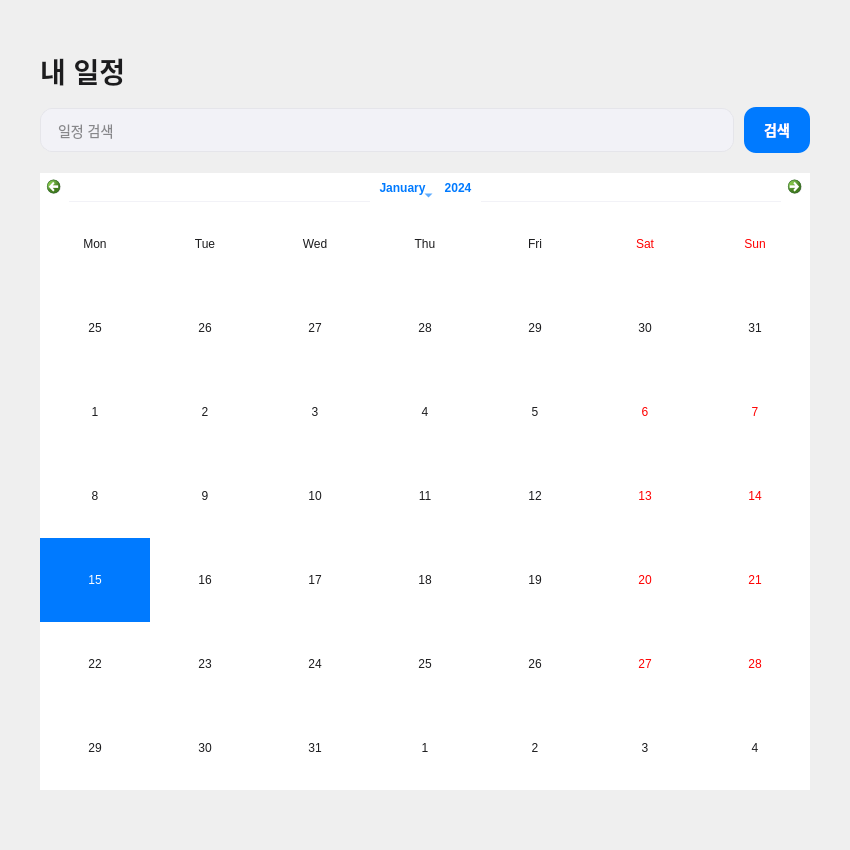
<?xml version="1.0" encoding="UTF-8"?>
<ui version="4.0">
 <class>Calendar</class>
 <widget class="QWidget" name="Calendar">
  <property name="geometry">
   <rect>
    <x>0</x>
    <y>0</y>
    <width>850</width>
    <height>850</height>
   </rect>
  </property>
  <property name="windowTitle">
   <string>Calendar App</string>
  </property>
  <property name="styleSheet">
   <string notr="true">
    QWidget#main {
        background-color: #FFFFFF;
    }

    QLabel#mainTitle {
        font-size: 28px;
        font-weight: bold;
        color: #1C1C1E;
    }

    QLineEdit#searchBar {
        background-color: #F2F2F7;
        border: 1px solid #E5E5EA;
        border-radius: 12px;
        padding: 12px 15px;
        font-size: 14px;
        color: #1C1C1E;
    }
    QLineEdit#searchBar:focus {
        border: 1px solid #007AFF;
        background-color: #FFFFFF;
    }

    /* 검색 버튼 스타일 추가 */
    QPushButton#searchButton {
        background-color: #007AFF;
        color: white;
        border-radius: 12px;
        font-weight: bold;
        padding: 12px 20px;
        font-size: 14px;
    }
    QPushButton#searchButton:hover {
        background-color: #0063CC;
    }
    QPushButton#searchButton:pressed {
        background-color: #0051A8;
    }

    /* 캘린더 스타일 */
    QCalendarWidget {
        background-color: #FFFFFF;
        border: none;
    }
    QCalendarWidget QAbstractItemView {
        background-color: #FFFFFF;
        color: #1C1C1E;
        selection-background-color: #007AFF;
        selection-color: white;
        outline: none;
    }
    QCalendarWidget QWidget#qt_calendar_navigationbar {
        background-color: #FFFFFF;
        border-bottom: 1px solid #F2F2F7;
    }
    QCalendarWidget QToolButton {
        color: #007AFF;
        background-color: transparent;
        border: none;
        font-weight: bold;
        padding: 5px;
    }
    QCalendarWidget QWidget {
        alternate-background-color: #FFFFFF;
        background-color: #FFFFFF;
    }
  </string>
  </property>
  <layout class="QVBoxLayout" name="mainLayout" stretch="0,1,0">
   <property name="spacing">
    <number>20</number>
   </property>
   <property name="leftMargin">
    <number>40</number>
   </property>
   <property name="topMargin">
    <number>50</number>
   </property>
   <property name="rightMargin">
    <number>40</number>
   </property>
   <property name="bottomMargin">
    <number>40</number>
   </property>
   <item>
    <layout class="QVBoxLayout" name="headerLayout">
     <property name="spacing">
      <number>15</number>
     </property>
     <item>
      <widget class="QLabel" name="mainTitle">
       <property name="text">
        <string>내 일정</string>
       </property>
      </widget>
     </item>
     <item>
      <layout class="QHBoxLayout" name="searchActionLayout">
       <property name="spacing">
        <number>10</number>
       </property>
       <item>
        <widget class="QLineEdit" name="searchBar">
         <property name="placeholderText">
          <string>일정 검색</string>
         </property>
        </widget>
       </item>
       <item>
        <widget class="QPushButton" name="searchButton">
         <property name="text">
          <string>검색</string>
         </property>
         <property name="cursor">
          <cursorShape>PointingHandCursor</cursorShape>
         </property>
        </widget>
       </item>
      </layout>
     </item>
    </layout>
   </item>
   <item>
    <widget class="QCalendarWidget" name="calendarWidget">
     <property name="sizePolicy">
      <sizepolicy hsizetype="Expanding" vsizetype="Expanding">
       <horstretch>0</horstretch>
       <verstretch>0</verstretch>
      </sizepolicy>
     </property>
     <property name="minimumSize">
      <size>
       <width>0</width>
       <height>550</height>
      </size>
     </property>
     <property name="cursor">
      <cursorShape>ArrowCursor</cursorShape>
     </property>
     <property name="gridVisible">
      <bool>false</bool>
     </property>
     <property name="verticalHeaderFormat">
      <enum>QCalendarWidget::VerticalHeaderFormat::NoVerticalHeader</enum>
     </property>
    </widget>
   </item>
   <item>
    <spacer name="verticalSpacer">
     <property name="orientation">
      <enum>Qt::Orientation::Vertical</enum>
     </property>
     <property name="sizeType">
      <enum>QSizePolicy::Policy::Fixed</enum>
     </property>
     <property name="sizeHint" stdset="0">
      <size>
       <width>20</width>
       <height>20</height>
      </size>
     </property>
    </spacer>
   </item>
  </layout>
 </widget>
 <resources/>
 <connections/>
</ui>
